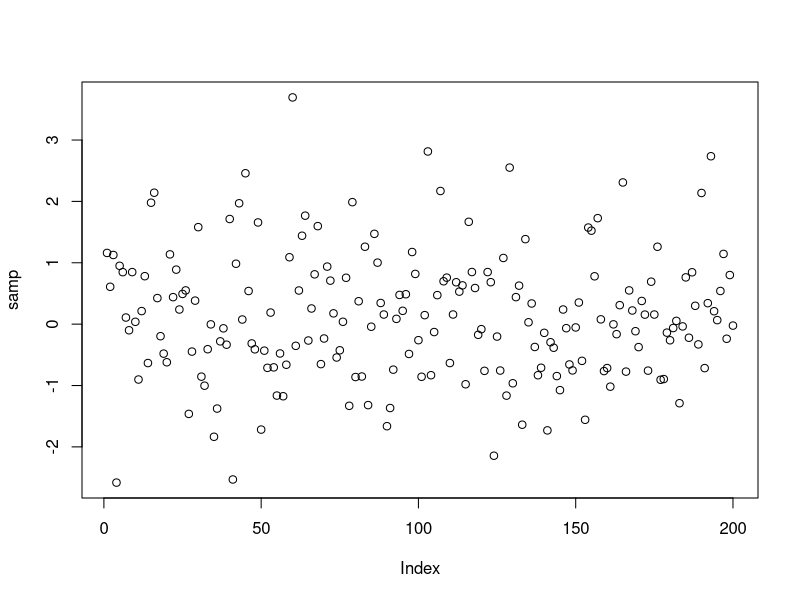

Write the R code that produced this figure.
# Warsztat R zaawansowany 1 - 18.11.2019

hello <- function() print("Hello World!")

Sys.getlocale()
Sys.setlocale("LC_MESSAGES", "en_GB.UTF-8") # zmiana j?zyka - sprawdzi?

# [git] branch x
# checkout -b x
# diff
# add
# commit (etap)
# push / pull (wysy?anie/pobieranie z repozytorium)
# remote
# merge

# Nowy Projekt -> Version Control -> GIT

num_der <- function(f, x, h) { # pochodna numeryczna
  (f(x+h)-f(x))/h
}

f <- function(x) exp(x)

num_der(f, 3, 1/100000)

n<-200
samp<-rt(n,10)
print(samp)
plot(samp)
